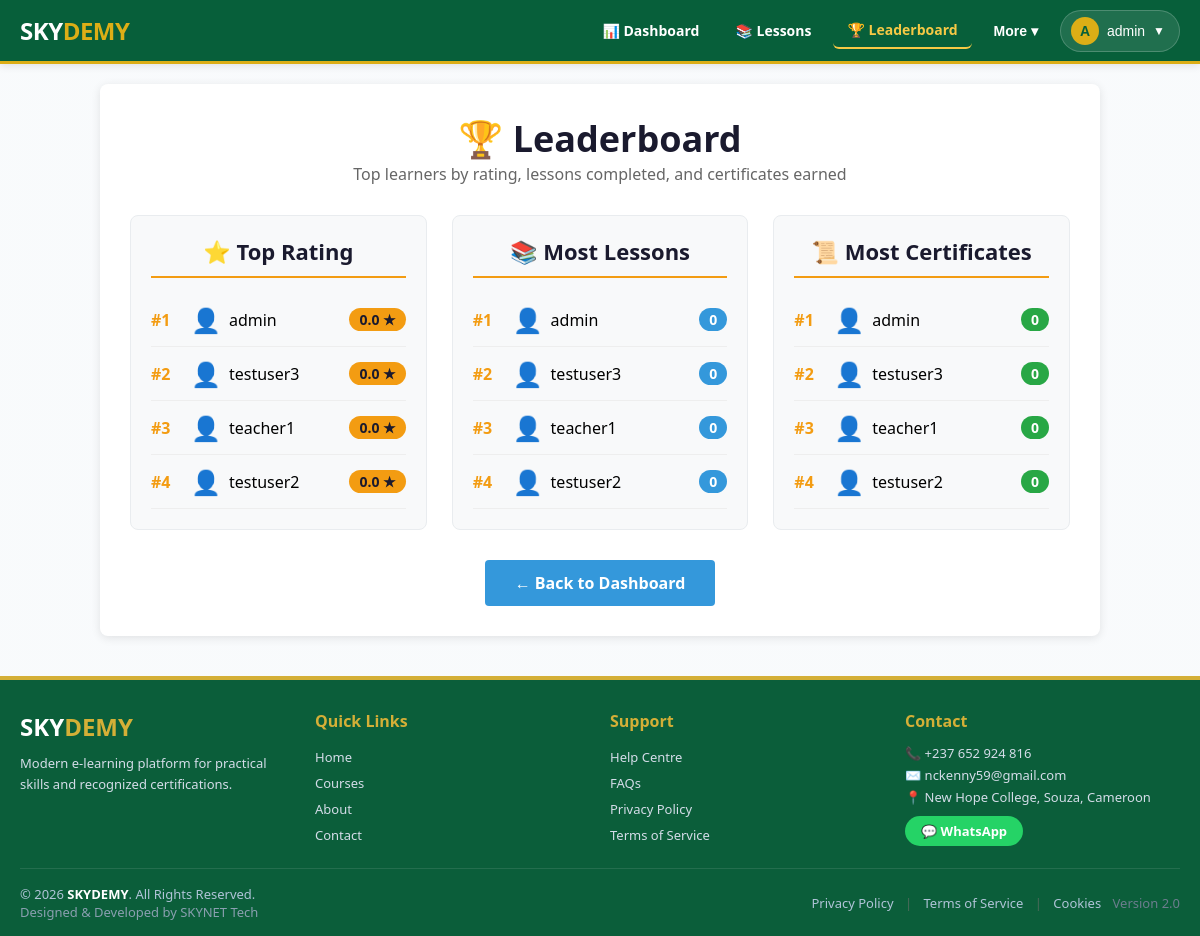
/leaderboard/ (signed in), run on an earlier commit of the app's database.
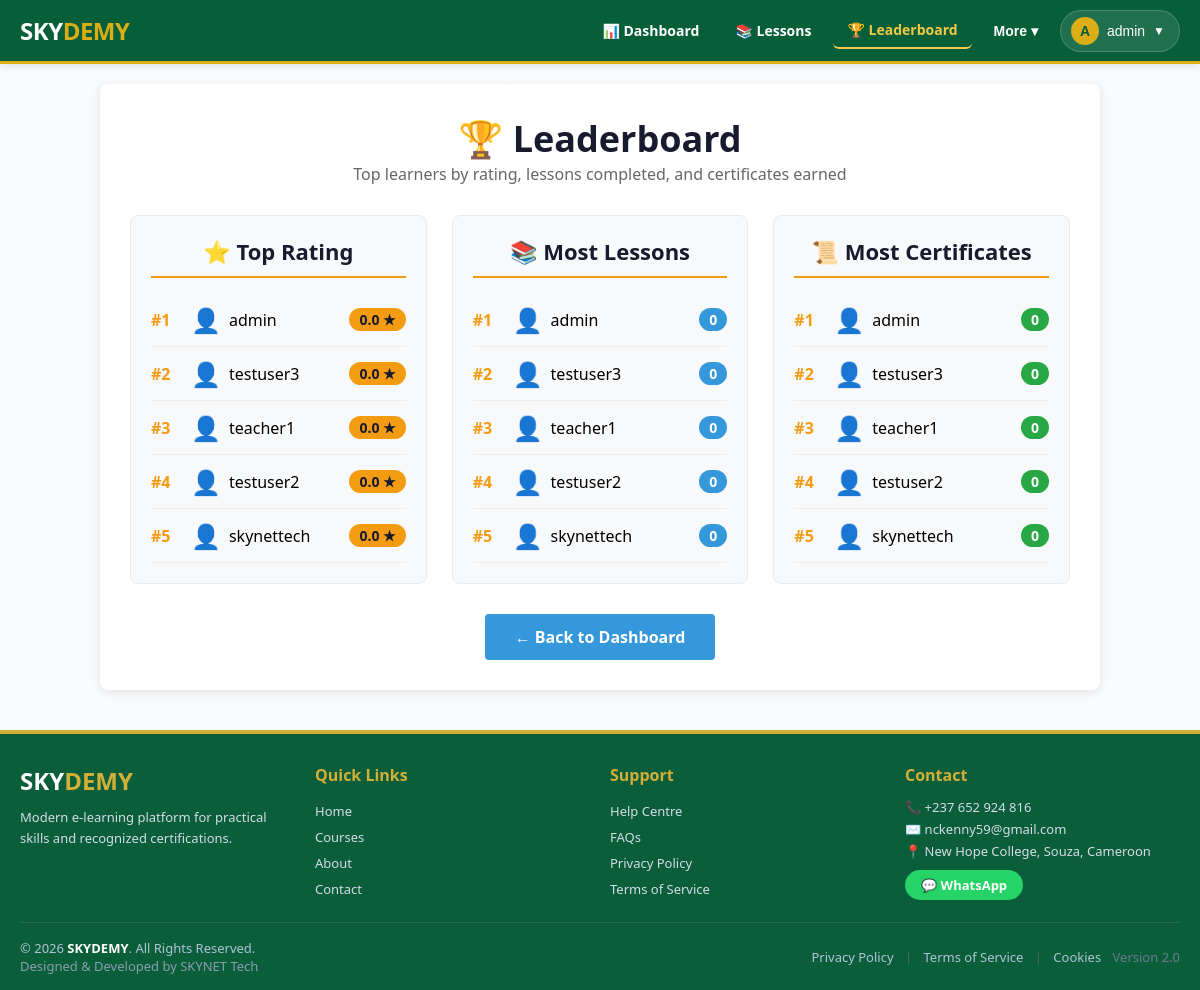
And on a later commit of the database.
### users/models.py (models this page shows, shortened)
class UserProfile(models.Model):
    ROLE_CHOICES = (
        ('learner', 'Learner'),
        ('teacher', 'Teacher'),
        ('admin', 'Admin'),
    )
    VERIFICATION_STATUS_CHOICES = (
        ('pending', 'Pending Review'),
        ('verified', 'Verified'),
        ('approved', 'Approved'),
        ('suspended', 'Suspended'),
    )
    LEVEL_CHOICES = (
        ('primary', 'Primary School'),
        ('secondary', 'Secondary School'),
        ('university', 'University / Higher Institution'),
        ('', 'Not set'),
    )
    user = models.OneToOneField(User, on_delete=models.CASCADE, related_name='profile')
    role = models.CharField(max_length=10, choices=ROLE_CHOICES, default='learner')
    bio = models.TextField(blank=True, default='')
    avatar = CloudinaryField('avatar', blank=True, null=True)
    level = models.CharField(max_length=10, choices=LEVEL_CHOICES, default='')
    date_of_birth = models.DateField(null=True, blank=True)
    address = models.TextField(blank=True, default='')
    full_name = models.CharField(
        max_length=200,
        blank=True,
        null=True,
        help_text="User's full name (e.g., CHE KENNETH)"
    )
    phone_number = models.CharField(
        max_length=20,
        blank=True,
        unique=True,
        null=True,
        help_text="WhatsApp number for login and notifications"
    )
    verification_status = models.CharField(max_length=10, choices=VERIFICATION_STATUS_CHOICES, default='pending')
    verification_notes = models.TextField(blank=True)
    is_premium = models.BooleanField(default=False)
    subscription_expiry = models.DateTimeField(null=True, blank=True)
    is_suspended = models.BooleanField(default=False)
    total_lessons_completed = models.IntegerField(default=0)
    rating = models.FloatField(default=0.0, validators=[MinValueValidator(0), MaxValueValidator(5)])
    joined_date = models.DateTimeField(auto_now_add=True)
    updated_at = models.DateTimeField(auto_now=True)

### dashboard/views.py (the view)
# urls.py: path('leaderboard/', include('dashboard.urls')),
@login_required
def leaderboard(request):
    top_rating = UserProfile.objects.filter(role='learner').order_by('-rating')[:20]
    top_lessons = UserProfile.objects.filter(role='learner').order_by('-total_lessons_completed')[:20]
    top_certificates = UserProfile.objects.filter(role='learner').annotate(
        cert_count=Count('user__certificate')
    ).order_by('-cert_count')[:20]
    return render(request, 'dashboard/leaderboard.html', {
        'top_rating': top_rating,
        'top_lessons': top_lessons,
        'top_certificates': top_certificates,
    })

### dashboard/templates/dashboard/leaderboard.html (shortened to what this page needs)
{% extends 'dashboard/base.html' %}
{% block content %}
<div style="max-width: 1000px; margin: 0 auto; background: white; padding: clamp(15px, 3vw, 30px); border-radius: 8px; box-shadow: 0 2px 10px rgba(0,0,0,0.1);">
    <h1 style="color: #1a1a2e; font-size: clamp(28px, 4vw, 36px); text-align: center;">🏆 Leaderboard</h1>
    <p style="text-align: center; color: #666; font-size: clamp(14px, 1.5vw, 16px); margin-bottom: 30px;">Top learners by rating, lessons completed, and certificates earned</p>
    <div style="display: grid; grid-template-columns: repeat(auto-fit, minmax(280px, 1fr)); gap: 25px;">
        <div style="background: #f8f9fa; border-radius: 8px; padding: 20px; border: 1px solid #e9ecef;">
            <h2 style="color: #1a1a2e; font-size: clamp(18px, 2.5vw, 22px); text-align: center; border-bottom: 2px solid #f39c12; padding-bottom: 10px;">⭐ Top Rating</h2>
            <ol style="list-style: none; padding: 0; margin: 15px 0 0;">
                {% for profile in top_rating %}
                    <li style="display: flex; align-items: center; gap: 12px; padding: 10px 0; border-bottom: 1px solid #eee;">
                        <span style="font-weight: 600; color: #f39c12; min-width: 28px;">#{{ forloop.counter }}</span>
                        <div style="display: flex; align-items: center; gap: 8px; flex: 1;">
                            {% if profile.avatar and profile.avatar.url %}
                                <img src="{{ profile.avatar.url }}" alt="{{ profile.user.username }}" style="width: 32px; height: 32px; border-radius: 50%; object-fit: cover; border: 1px solid #ddd;">
                            {% else %}
                                <span style="font-size: 24px;">👤</span>
                            {% endif %}
                            <span style="font-weight: 500;">{{ profile.user.username }}</span>
                        </div>
                        <span style="background: #f39c12; color: #1a1a2e; padding: 2px 10px; border-radius: 20px; font-weight: 600; font-size: 14px;">{{ profile.rating }} ★</span>
                    </li>
                {% empty %}
                    <li style="padding: 15px 0; text-align: center; color: #888;">No learners yet.</li>
                {% endfor %}
            </ol>
        </div>
        <div style="background: #f8f9fa; border-radius: 8px; padding: 20px; border: 1px solid #e9ecef;">
            <h2 style="color: #1a1a2e; font-size: clamp(18px, 2.5vw, 22px); text-align: center; border-bottom: 2px solid #f39c12; padding-bottom: 10px;">📚 Most Lessons</h2>
            <ol style="list-style: none; padding: 0; margin: 15px 0 0;">
                {% for profile in top_lessons %}
                    <li style="display: flex; align-items: center; gap: 12px; padding: 10px 0; border-bottom: 1px solid #eee;">
                        <span style="font-weight: 600; color: #f39c12; min-width: 28px;">#{{ forloop.counter }}</span>
                        <div style="display: flex; align-items: center; gap: 8px; flex: 1;">
                            {% if profile.avatar and profile.avatar.url %}
                                <img src="{{ profile.avatar.url }}" alt="{{ profile.user.username }}" style="width: 32px; height: 32px; border-radius: 50%; object-fit: cover; border: 1px solid #ddd;">
                            {% else %}
                                <span style="font-size: 24px;">👤</span>
                            {% endif %}
                            <span style="font-weight: 500;">{{ profile.user.username }}</span>
                        </div>
                        <span style="background: #3498db; color: white; padding: 2px 10px; border-radius: 20px; font-weight: 600; font-size: 14px;">{{ profile.total_lessons_completed }}</span>
                    </li>
                {% empty %}
                    <li style="padding: 15px 0; text-align: center; color: #888;">No lessons completed yet.</li>
                {% endfor %}
            </ol>
        </div>
        <div style="background: #f8f9fa; border-radius: 8px; padding: 20px; border: 1px solid #e9ecef;">
            <h2 style="color: #1a1a2e; font-size: clamp(18px, 2.5vw, 22px); text-align: center; border-bottom: 2px solid #f39c12; padding-bottom: 10px;">📜 Most Certificates</h2>
            <ol style="list-style: none; padding: 0; margin: 15px 0 0;">
                {% for profile in top_certificates %}
                    <li style="display: flex; align-items: center; gap: 12px; padding: 10px 0; border-bottom: 1px solid #eee;">
                        <span style="font-weight: 600; color: #f39c12; min-width: 28px;">#{{ forloop.counter }}</span>
                        <div style="display: flex; align-items: center; gap: 8px; flex: 1;">
                            {% if profile.avatar and profile.avatar.url %}
                                <img src="{{ profile.avatar.url }}" alt="{{ profile.user.username }}" style="width: 32px; height: 32px; border-radius: 50%; object-fit: cover; border: 1px solid #ddd;">
                            {% else %}
                                <span style="font-size: 24px;">👤</span>
                            {% endif %}
                            <span style="font-weight: 500;">{{ profile.user.username }}</span>
                        </div>
                        <span style="background: #28a745; color: white; padding: 2px 10px; border-radius: 20px; font-weight: 600; font-size: 14px;">{{ profile.cert_count }}</span>
                    </li>
                {% empty %}
                    <li style="padding: 15px 0; text-align: center; color: #888;">No certificates earned yet.</li>
                {% endfor %}
            </ol>
        </div>
    </div>
    <div style="text-align: center; margin-top: 30px;">
        <a href="{% url 'dashboard' %}" style="background: #3498db; color: white; padding: 12px 30px; text-decoration: none; border-radius: 4px; display: inline-block; font-weight: 600;">← Back to Dashboard</a>
    </div>
</div>
{% endblock %}

### dashboard/templates/dashboard/base.html (shortened to what this page needs)
<!DOCTYPE html>
<html>
<head>
</head>
<body class="skynet-theme">
    <header class="site-header">
        <a href="{% url 'home' %}" class="brand">
            <div class="logo-text">SKY<span>DEMY</span></div>
        </a>
        <nav class="primary-nav" id="primaryNav">
            {% if user.is_authenticated %}
                <a href="{% url 'dashboard' %}" {% if request.path == '/dashboard/' %}class="active"{% endif %}>📊 Dashboard</a>
                <a href="{% url 'lesson_list' %}" {% if '/courses/' in request.path %}class="active"{% endif %}>📚 Lessons</a>
                <a href="{% url 'leaderboard' %}" {% if '/leaderboard/' in request.path %}class="active"{% endif %}>🏆 Leaderboard</a>
                <div class="profile-dropdown" style="position:relative; display:inline-block;">
                    <button class="nav-dropdown-toggle" onclick="toggleMoreDropdown(event)">More ▾</button>
                </div>
                <div class="profile-dropdown">
                    <button class="profile-dropdown-toggle" onclick="toggleProfileDropdown(event)">
                        <span class="avatar-small">
                            {% if user.profile.avatar and user.profile.avatar.url %}
                                <img src="{{ user.profile.avatar.url }}" alt="{{ user.username }}" style="width:100%; height:100%; border-radius:50%; object-fit:cover;">
                            {% else %}
                                {{ user.username|slice:":1"|upper }}
                            {% endif %}
                        </span>
                        <span style="max-width:100px; overflow:hidden; text-overflow:ellipsis; white-space:nowrap;">{{ user.username }}</span>
                        <span style="font-size:12px;">▼</span>
                    </button>
                </div>
            {% else %}
                <a href="{% url 'login' %}" class="btn-login">🔑 Login</a>
                <a href="{% url 'register' %}" class="btn-register">📝 Register</a>
            {% endif %}
        </nav>
    </header>
    <div class="main-content">
        {% block content %}
        {% endblock %}
    </div>
    <footer class="site-footer">
        <div class="footer-grid">
            <div>
                <div style="display:flex; align-items:center; gap:8px; margin-bottom:10px;">
                    <span style="font-size:24px; font-weight:800; color:#fff;">SKY<span style="color:#D4AF37;">DEMY</span></span>
                </div>
                <p style="font-size:13px; color:#d4dce8; line-height:1.6;">Modern e-learning platform for practical skills and recognized certifications.</p>
            </div>
            <div>
                <h4>Quick Links</h4>
                <ul>
                    <li><a href="/">Home</a></li>
                    <li><a href="/courses/">Courses</a></li>
                    <li><a href="/about/">About</a></li>
                    <li><a href="/contact/">Contact</a></li>
                </ul>
            </div>
            <div>
                <h4>Support</h4>
                <ul>
                    <li><a href="#">Help Centre</a></li>
                    <li><a href="#">FAQs</a></li>
                    <li><a href="#">Privacy Policy</a></li>
                    <li><a href="#">Terms of Service</a></li>
                </ul>
            </div>
            <div>
                <h4>Contact</h4>
                <p style="font-size:13px; margin:4px 0; color:#d4dce8;">📞 +237 652 924 816</p>
                <p style="font-size:13px; margin:4px 0; color:#d4dce8;">✉️ nckenny59@gmail.com</p>
                <p style="font-size:13px; margin:4px 0; color:#d4dce8;">📍 New Hope College, Souza, Cameroon</p>
                <div style="margin-top:10px;">
                    <a href="https://whatsapp.com/channel/0029VbD3W1RIHphEmykn2h3H" target="_blank" style="display:inline-block; background:#25D366; color:#fff; padding:6px 16px; border-radius:30px; font-weight:600; font-size:13px; text-decoration:none;">💬 WhatsApp</a>
                </div>
            </div>
        </div>
        <div class="footer-bottom">
            <div>
                © 2026 <strong style="color:#fff;">SKYDEMY</strong>. All Rights Reserved.<br>
                <span style="color:#8a9fb0;">Designed & Developed by SKYNET Tech</span>
            </div>
            <div>
                <a href="#">Privacy Policy</a>
                <span style="margin:0 8px; color:#4a6a5a;">|</span>
                <a href="#">Terms of Service</a>
                <span style="margin:0 8px; color:#4a6a5a;">|</span>
                <a href="#">Cookies</a>
                <span style="margin-left:8px; color:#6c7d8e;">Version 2.0</span>
            </div>
        </div>
    </footer>
</body>
</html>

What changed in the data, as far as the page shows it:
added UserProfile: user.username "skynettech", rating "0.0", total_lessons_completed "0", cert_count "0"
